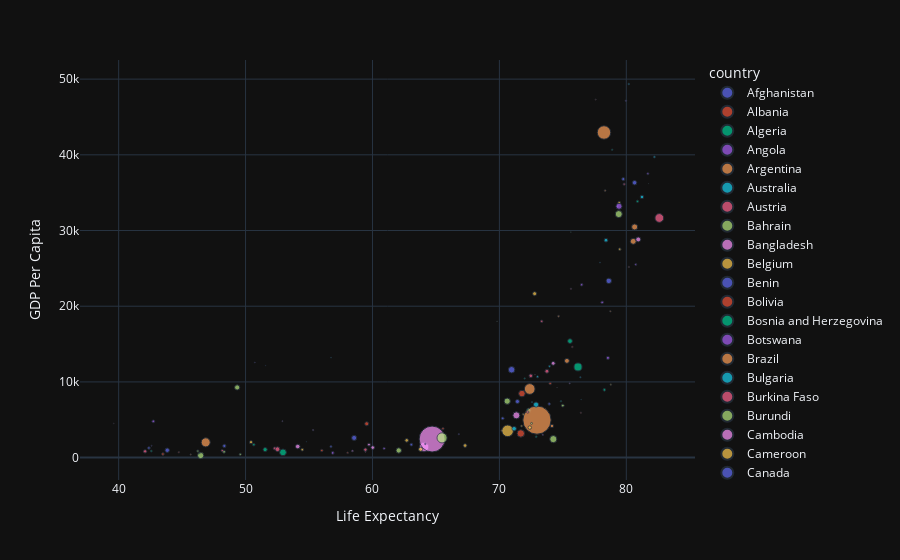

The cell this chart's notebook holds for it:
### Code cell
fig = px.scatter(df, x='lifeExp', y='gdpPercap', color='country', size='pop', labels={'lifeExp': 'Life Expectancy', 'gdpPercap':'GDP Per Capita'})
fig.update_layout(template='plotly_dark')
fig.show()
